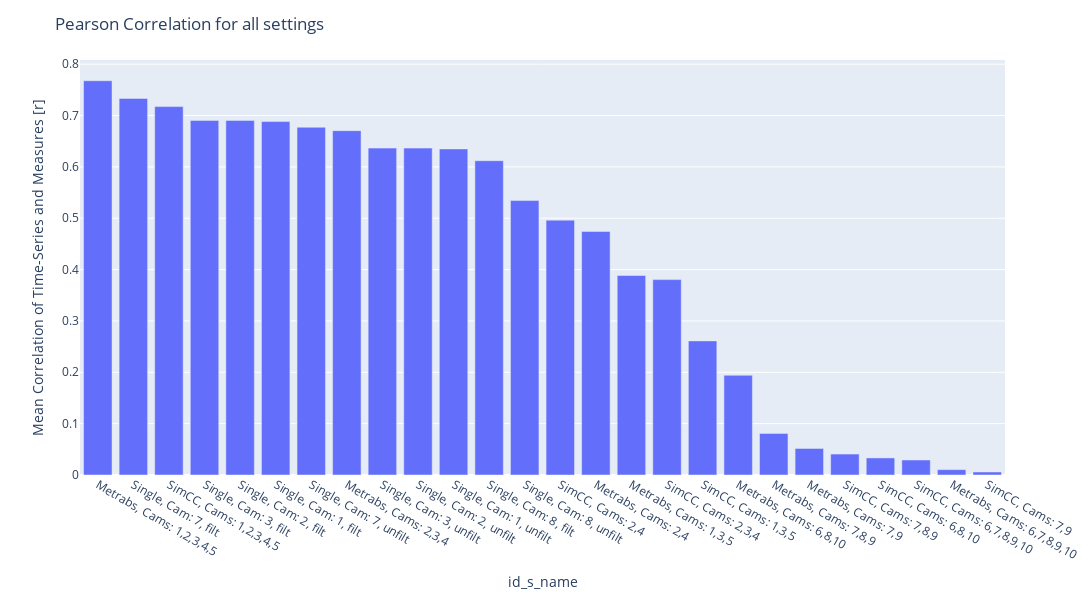

The notebook cell this image was saved under:
### Code cell
fig = px.bar(df_corr_murphy_and_ts.sort_values(by='correlation', ascending=False), x='id_s_name', y='correlation', template = 'plotly')

#fig.add_hline(y=0.9, line_dash='dot', line_color='red', name = 'corr = 0.9')

fig.update_layout(title= f'Pearson Correlation for all settings',
                  yaxis_title=f'Mean Correlation of Time-Series and Measures [r]',
                    width=1300, height=600
            )

fig.show()

os.makedirs(os.path.join(dir_plots_cont, '04_correlation'), exist_ok=True)

path = os.path.join(dir_plots_cont, '04_correlation', f'pearson_corr_joint_mean.html')
fig.write_html(path)

path = os.path.join(dir_plots_cont, '04_correlation', f'pearson_corr_joint_mean.png')
fig.write_image(path, scale = 5)

### Figure 1 — Plotly figure (JSON) as saved in the notebook; plotly's stock layout.template omitted (floating-point values rounded to 4 significant figures)
{"data": [{"alignmentgroup": "True", "hovertemplate": "id_s_name=%{x}<br>correlation=%{y}<extra></extra>", "legendgroup": "", "marker": {"color": "#636efa", "pattern": {"shape": ""}}, "name": "", "offsetgroup": "", "orientation": "v", "showlegend": false, "textposition": "auto", "x": ["Metrabs, Cams: 1,2,3,4,5", "Single, Cam: 7, filt", "SimCC, Cams: 1,2,3,4,5", "Single, Cam: 3, filt", "Single, Cam: 2, filt", "Single, Cam: 1, filt", "Single, Cam: 7, unfilt", "Metrabs, Cams: 2,3,4", "Single, Cam: 3, unfilt", "Single, Cam: 2, unfilt", "Single, Cam: 1, unfilt", "Single, Cam: 8, filt", "Single, Cam: 8, unfilt", "SimCC, Cams: 2,4", "Metrabs, Cams: 2,4", "Metrabs, Cams: 1,3,5", "SimCC, Cams: 2,3,4", "SimCC, Cams: 1,3,5", "Metrabs, Cams: 6,8,10", "Metrabs, Cams: 7,8,9", "Metrabs, Cams: 7,9", "SimCC, Cams: 7,8,9", "SimCC, Cams: 6,8,10", "SimCC, Cams: 6,7,8,9,10", "Metrabs, Cams: 6,7,8,9,10", "SimCC, Cams: 7,9"], "xaxis": "x", "y": [0.7677, 0.7333, 0.7173, 0.6906, 0.6906, 0.6882, 0.6772, 0.6705, 0.6366, 0.6366, 0.6349, 0.612, 0.5344, 0.4963, 0.4743, 0.3885, 0.3805, 0.2612, 0.1942, 0.08105, 0.05166, 0.0408, 0.03326, 0.02927, 0.01046, 0.005893], "yaxis": "y", "type": "bar"}], "layout": {"xaxis": {"anchor": "y", "domain": [0.0, 1.0], "title": {"text": "id_s_name"}}, "yaxis": {"anchor": "x", "domain": [0.0, 1.0], "title": {"text": "Mean Correlation of Time-Series and Measures [r]"}}, "legend": {"tracegroupgap": 0}, "margin": {"t": 60}, "barmode": "relative", "title": {"text": "Pearson Correlation for all settings"}, "width": 1300, "height": 600}}
